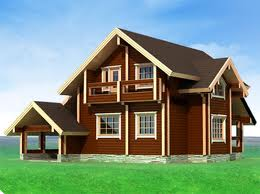
//> input picture src/src/src/чистый цвет/openCV/test/Debug/house0.jpg, 260 x 194 px
$ ./test   (built with g++ and OpenCV 4)
//> lines starting //> are read from the running program, lines starting //| are printed output that depends on the picture
### src/src/src/чистый цвет/openCV/test/test/stdafx.h
// stdafx.h : include file for standard system include files,
// or project specific include files that are used frequently, but
// are changed infrequently
//

#pragma once

#include "targetver.h"

#include <stdio.h>
#include <tchar.h>


// TODO: reference additional headers your program requires here

### src/src/src/чистый цвет/openCV/test/test/test.cpp
// test.cpp : Defines the entry point for the console application.
//

#include "stdafx.h"

#include "opencv2/highgui/highgui_c.h"
#include "opencv2/core/core_c.h"
#include "opencv2/imgproc/imgproc_c.h"

int Cursor_x,Cursor_y;
void on_mouse( int event, int x, int y, int flags, void* param );

bool Point_On = false;

int main(int argc, char* argv[])
{
         char a[] = "house0.jpg\0";
		 const char* ff = a;
         IplImage *img = cvLoadImage( ff, 1 );
//> img is the input picture: 194 rows x 260 cols, CV_8UC3; mean B, G, R 127.6, 143.6, 122.1
         uchar* ptr = (uchar*) (img->imageData);
         IplImage* img2 = cvCreateImage(cvGetSize(img),8,3);
         uchar* ptr_ = (uchar*) (img2->imageData);
         IplImage* Gray = cvCreateImage(cvSize(256,256),8,1);
         IplImage* Gray1 = cvCreateImage(cvSize(256,256),8,3);
         uchar* ptr2 = (uchar*) (Gray->imageData);
         cvSet(Gray,cvScalar(0));
         int m[256*256];
         memset(m,0,256*256*sizeof(int));

         int i,j;
         int Color1_;
         int Color2_;
         int k;
         for(i=0;i<img->height;i++)
                  for(j=0;j<img->width;j++)
                  {
                           k=(ptr[i*img->widthStep+j*3]+ptr[i*img->widthStep+j*3+1]+ptr[i*img->widthStep+j*3+2]);
                           if (k!=0) Color1_=int((double)256*ptr[i*img->widthStep+j*3]/k);
                           else Color1_ = 0;
                           if (Color1_>255) Color1_=255;
                           if (k!=0) Color2_=int((double)256*ptr[i*img->widthStep+j*3+1]/k);
                           else Color2_ = 0;
                           if (Color2_>255) Color2_=255;
                           m[Color2_+Color1_*256]++;
                  }
//> this loop made 194 passes
//> (k, Color1_, Color2_) on passes 1 to 3: (530, 114, 85), (530, 114, 85), (530, 114, 85)
//> after the loop, k = 316; Color1_ = 46; Color2_ = 149; m = 65536 items
         int max = 1;
         for(i=0;i<256;i++)
                  for(j=0;j<256;j++)
                           if (m[i*256+j]>max) max=m[i*256+j];
//> after the loop, max = 697

         for(i=0;i<256;i++)
                  for(j=0;j<256;j++)
                  {
                           k=int((double)256*sqrt(sqrt((double)m[i*256+j]/max)));
                           if (k>255) k=255;
                           //if (m[i*256+j]>0) k = 255;
                           ptr2[i*Gray->widthStep+j]=k;
                  }
//> this loop made 256 passes
//> k on passes 1 to 3: 98, 0, 0
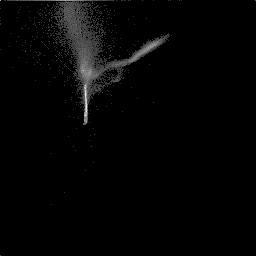
//> Gray: 256 rows x 256 cols, CV_8UC1; min 0, max 255, mean 4.8
//> after the loop, k = 0

         cvNamedWindow( "2", 1 );
         cvNamedWindow( "1", 1 );
         cvSetMouseCallback( "2", on_mouse, 0 );

         int radius = 5;

         for(;;)
         {
                  cvCvtColor(Gray,Gray1,CV_GRAY2BGR);
                  cvCopy(img,img2);
                  if (Point_On)
                  {
                           cvCircle(Gray1,cvPoint(Cursor_x,Cursor_y),radius,cvScalar(0,0,255));

                           for(i=0;i<img->height;i++)
                                        for(j=0;j<img->width;j++)
                                        {
                                                 k=(ptr[i*img->widthStep+j*3]+ptr[i*img->widthStep+j*3+1]+ptr[i*img->widthStep+j*3+2]);
                                                 if (k!=0) Color1_=int((double)256*ptr[i*img->widthStep+j*3]/k);
                                                 else Color1_ = 0;
                                                 if (Color1_>255) Color1_=255;
                                                 if (k!=0) Color2_=int((double)256*ptr[i*img->widthStep+j*3+1]/k);
                                                 else Color2_ = 0;
                                                 if (Color2_>255) Color2_=255;
                                                 if (sqrt((float)pow((float)Color2_-Cursor_y,2)+(float)pow((float)Color1_-Cursor_x,2))>radius)
                                                 {
                                                          ptr_[i*img2->widthStep+j*3] = 0;
                                                          ptr_[i*img2->widthStep+j*3+1] = 0;
                                                          ptr_[i*img2->widthStep+j*3+2] = 0;
                                                 }
                                        }
                  }
                  cvShowImage("2",Gray1);
                  cvShowImage("1",img2);
                  int c=cvWaitKey(50);
//> the Esc key is pressed
                  if (c=='w') radius++;
                  if (c=='s') radius--;
                  if (radius<1) radius = 1;
                  if (radius>40) radius=40;
                  if (c==32) break;
         }
}


void on_mouse( int event, int x, int y, int flags, void* param )
{
    switch( event )
    {
    case CV_EVENT_LBUTTONDOWN:
                Cursor_x = x;
                Cursor_y = y;
                Point_On=!Point_On;
        break;
    case CV_EVENT_LBUTTONUP:
        break;
        case CV_EVENT_MOUSEMOVE:
                Cursor_x = x;
                Cursor_y = y;
                break;
    }
}
